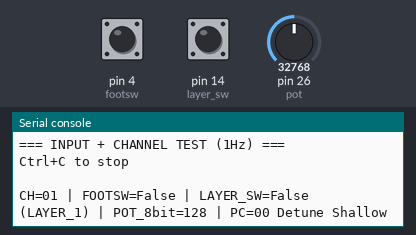
The program below on a simulated MicroPython board. Parts: the last lines printed to the serial console. The inputs (shaded band) are chosen by the test bench; at power-on: pin 26 (pot) = 32768, pin 4 (footsw) HIGH, pin 14 (layer_sw) HIGH (analog values on the 0–65535 scale).

Above: at 1.2 s.
1.3 s: pin 26 (pot) set to 26336
At 2.9 s:
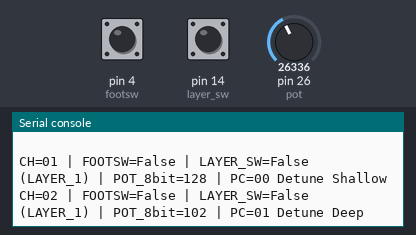
4.3 s: pin 26 (pot) set to 25168
At 5.6 s:
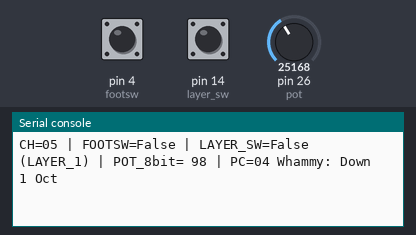

The program:

Hardware_Test_Midi_Access.py
```python
# Melatroid - Whammy 4 MIDI TEST - SWITCHES AND MIDI CHANNELS 1.10
from machine import Pin, ADC, UART
import time

SHOWVALUES = True
TEST_CHANNELS = True

PIN_FOOTSW = 4
PIN_LAYER_SWITCH = 14
PIN_POT = 26

DEBOUNCE_MS = 30
POLL_MS = 5
PRINT_EVERY_MS = 1000

POT_SMOOTH_ALPHA_NUM = 1
POT_SMOOTH_ALPHA_DEN = 8
POT_PRINT_THRESHOLD_8BIT = 3

MIDI_ENABLED = True
MIDI_UART_ID = 0
MIDI_TX_PIN = 0
MIDI_BAUD = 31250

CHANNEL_TEST_SEND_CC0 = True
CHANNEL_TEST_SEND_PC = True
CHANNEL_TEST_CC_NUM = 0
CHANNEL_TEST_CC_ON = 127
CHANNEL_TEST_CC_OFF = 0
CHANNEL_TEST_PULSE_MS = 60

PRESETS = [
    ("Detune Shallow", 0),
    ("Detune Deep", 1),
    ("Whammy: Up 2 Oct", 2),
    ("Whammy: Up 1 Oct", 3),
    ("Whammy: Down 1 Oct", 4),
    ("Whammy: Down 2 Oct", 5),
    ("Whammy: Dive Bomb", 6),
    ("Whammy: Drop Tune", 7),
    ("Harmony: 2nd/3rd", 8),
    ("Harmony: b3rd/3rd", 9),
    ("Harmony: 3rd/4th", 10),
    ("Harmony: 4th/5th", 11),
    ("Harmony: 5th/6th", 12),
    ("Harmony: 5th/7th", 13),
    ("Harmony: 4th/3rd", 14),
    ("Harmony: 5th/4th", 15),
    ("Harmony: Oct/Oct", 16),
]

footsw = Pin(PIN_FOOTSW, Pin.IN, Pin.PULL_UP)
layer_sw = Pin(PIN_LAYER_SWITCH, Pin.IN, Pin.PULL_UP)
pot = ADC(Pin(PIN_POT))

midi = None
if MIDI_ENABLED:
    midi = UART(MIDI_UART_ID, baudrate=MIDI_BAUD, tx=Pin(MIDI_TX_PIN))

def midi_write(data):
    if MIDI_ENABLED and midi is not None:
        midi.write(data)

def midi_cc(cc, val, ch0):
    midi_write(bytes([0xB0 | (ch0 & 0x0F), cc & 0x7F, val & 0x7F]))

def midi_pc(pc, ch0):
    midi_write(bytes([0xC0 | (ch0 & 0x0F), pc & 0x7F]))

def debounce_init(pin):
    v = pin.value()
    now = time.ticks_ms()
    return {"stable": v, "last_raw": v, "last_change_ms": now}

def debounce_update(pin, state, now_ms):
    raw = pin.value()
    if raw != state["last_raw"]:
        state["last_raw"] = raw
        state["last_change_ms"] = now_ms
    if time.ticks_diff(now_ms, state["last_change_ms"]) >= DEBOUNCE_MS:
        if state["stable"] != state["last_raw"]:
            state["stable"] = state["last_raw"]

def pressed_from_pullup(stable_raw):
    return stable_raw == 0

def adc_to_8bit(v_u16):
    return (v_u16 * 255 + 32767) // 65535

fs_state = debounce_init(footsw)
ly_state = debounce_init(layer_sw)

raw8 = adc_to_8bit(pot.read_u16())
filt8 = raw8

last_pot_8_reported = filt8
pending_pot_8 = last_pot_8_reported
pending_pot_changed = False

last_tick_ms = time.ticks_ms()
ch_test_0 = 0
preset_index = 0

print("=== INPUT + CHANNEL TEST (1Hz) ===")
print("Ctrl+C to stop\n")

try:
    while True:
        now = time.ticks_ms()

        debounce_update(footsw, fs_state, now)
        debounce_update(layer_sw, ly_state, now)

        raw8 = adc_to_8bit(pot.read_u16())
        filt8 = filt8 + (POT_SMOOTH_ALPHA_NUM * (raw8 - filt8)) // POT_SMOOTH_ALPHA_DEN

        if abs(filt8 - last_pot_8_reported) >= POT_PRINT_THRESHOLD_8BIT:
            pending_pot_8 = filt8
            pending_pot_changed = True

        if (SHOWVALUES or TEST_CHANNELS) and time.ticks_diff(now, last_tick_ms) >= PRINT_EVERY_MS:
            fs_pressed = pressed_from_pullup(fs_state["stable"])
            ly_on = pressed_from_pullup(ly_state["stable"])
            layer = "LAYER_2" if ly_on else "LAYER_1"

            if pending_pot_changed:
                last_pot_8_reported = pending_pot_8
                pending_pot_changed = False

            ch_1based = ch_test_0 + 1

            if TEST_CHANNELS:
                if CHANNEL_TEST_SEND_PC:
                    _, pc = PRESETS[preset_index]
                    midi_pc(pc, ch_test_0)
                if CHANNEL_TEST_SEND_CC0:
                    midi_cc(CHANNEL_TEST_CC_NUM, CHANNEL_TEST_CC_ON, ch_test_0)
                    time.sleep_ms(CHANNEL_TEST_PULSE_MS)
                    midi_cc(CHANNEL_TEST_CC_NUM, CHANNEL_TEST_CC_OFF, ch_test_0)

            if SHOWVALUES:
                preset_name, preset_pc = PRESETS[preset_index]
                print(
                    f"CH={ch_1based:02d} | "
                    f"FOOTSW={fs_pressed} | "
                    f"LAYER_SW={ly_on} ({layer}) | "
                    f"POT_8bit={last_pot_8_reported:3d} | "
                    f"PC={preset_pc:02d} {preset_name}"
                )
            else:
                print(f"CH={ch_1based:02d}")

            ch_test_0 = (ch_test_0 + 1) % 16
            preset_index = (preset_index + 1) % len(PRESETS)
            last_tick_ms = now

        time.sleep_ms(POLL_MS)

except KeyboardInterrupt:
    print("\nTest stopped.")
```

Measured:
- the behaviour switches between 25584 and 25568 on pin 26 (pot) (found by bisection; images 1 and 2)
- after the input at 1.3 s, the serial console: prints a new line after 0.77 s (image 1)
- after the input at 4.3 s, the serial console: prints a new line after 0.77 s (image 2)
